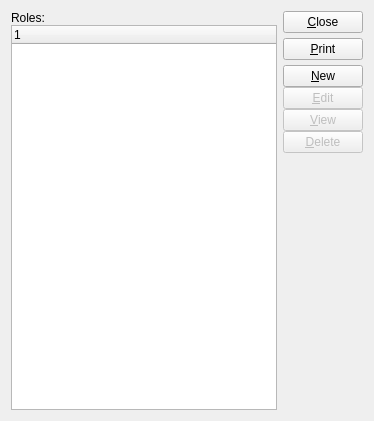
<ui version="4.0" >
 <author></author>
 <comment>This file is part of the xTuple ERP: PostBooks Edition, a free and
open source Enterprise Resource Planning software suite,
Copyright (c) 1999-2010 by OpenMFG LLC, d/b/a xTuple.
It is licensed to you under the Common Public Attribution License
version 1.0, the full text of which (including xTuple-specific Exhibits)
is available at www.xtuple.com/CPAL.  By using this software, you agree
to be bound by its terms.</comment>
 <class>groups</class>
 <widget class="QWidget" name="groups" >
  <property name="geometry" >
   <rect>
    <x>0</x>
    <y>0</y>
    <width>374</width>
    <height>421</height>
   </rect>
  </property>
  <property name="windowTitle" >
   <string>List Roles</string>
  </property>
   <layout class="QHBoxLayout" >
    <item>
     <layout class="QVBoxLayout" >
      <property name="margin" >
       <number>0</number>
      </property>
      <property name="spacing" >
       <number>0</number>
      </property>
      <item>
       <widget class="QLabel" name="_listLit" >
        <property name="text" >
         <string>Roles:</string>
        </property>
       </widget>
      </item>
      <item>
       <widget class="XTreeWidget" name="_list" />
      </item>
     </layout>
    </item>
    <item>
     <layout class="QVBoxLayout" >
      <property name="margin" >
       <number>0</number>
      </property>
      <property name="spacing" >
       <number>5</number>
      </property>
      <item>
       <widget class="QPushButton" name="_close" >
        <property name="text" >
         <string>&amp;Close</string>
        </property>
       </widget>
      </item>
      <item>
       <widget class="QPushButton" name="_print" >
        <property name="text" >
         <string>&amp;Print</string>
        </property>
       </widget>
      </item>
      <item>
       <layout class="QVBoxLayout" >
        <property name="margin" >
         <number>0</number>
        </property>
        <property name="spacing" >
         <number>0</number>
        </property>
        <item>
         <widget class="QPushButton" name="_new" >
          <property name="text" >
           <string>&amp;New</string>
          </property>
         </widget>
        </item>
        <item>
         <widget class="QPushButton" name="_edit" >
          <property name="enabled" >
           <bool>false</bool>
          </property>
          <property name="text" >
           <string>&amp;Edit</string>
          </property>
         </widget>
        </item>
        <item>
         <widget class="QPushButton" name="_view" >
          <property name="enabled" >
           <bool>false</bool>
          </property>
          <property name="text" >
           <string>&amp;View</string>
          </property>
         </widget>
        </item>
        <item>
         <widget class="QPushButton" name="_delete" >
          <property name="enabled" >
           <bool>false</bool>
          </property>
          <property name="text" >
           <string>&amp;Delete</string>
          </property>
         </widget>
        </item>
       </layout>
      </item>
      <item>
       <spacer>
        <property name="orientation" >
         <enum>Qt::Vertical</enum>
        </property>
        <property name="sizeType" >
         <enum>QSizePolicy::Expanding</enum>
        </property>
        <property name="sizeHint" >
         <size>
          <width>20</width>
          <height>20</height>
         </size>
        </property>
       </spacer>
      </item>
     </layout>
    </item>
   </layout>
 </widget>
 <layoutdefault spacing="6" margin="11" />
 <pixmapfunction>qPixmapFromMimeSource</pixmapfunction>
 <customwidgets>
  <customwidget>
   <class>XTreeWidget</class>
   <extends>QTreeWidget</extends>
   <header>xtreewidget.h</header>
  </customwidget>
 </customwidgets>
 <tabstops>
  <tabstop>_list</tabstop>
  <tabstop>_new</tabstop>
  <tabstop>_edit</tabstop>
  <tabstop>_view</tabstop>
  <tabstop>_delete</tabstop>
  <tabstop>_print</tabstop>
  <tabstop>_close</tabstop>
 </tabstops>
 <resources/>
 <connections>
  <connection>
   <sender>_list</sender>
   <signal>valid(bool)</signal>
   <receiver>_view</receiver>
   <slot>setEnabled(bool)</slot>
   <hints>
    <hint type="sourcelabel" >
     <x>20</x>
     <y>20</y>
    </hint>
    <hint type="destinationlabel" >
     <x>20</x>
     <y>20</y>
    </hint>
   </hints>
  </connection>
  <connection>
   <sender>_close</sender>
   <signal>clicked()</signal>
   <receiver>groups</receiver>
   <slot>close()</slot>
   <hints>
    <hint type="sourcelabel" >
     <x>20</x>
     <y>20</y>
    </hint>
    <hint type="destinationlabel" >
     <x>20</x>
     <y>20</y>
    </hint>
   </hints>
  </connection>
 </connections>
</ui>
